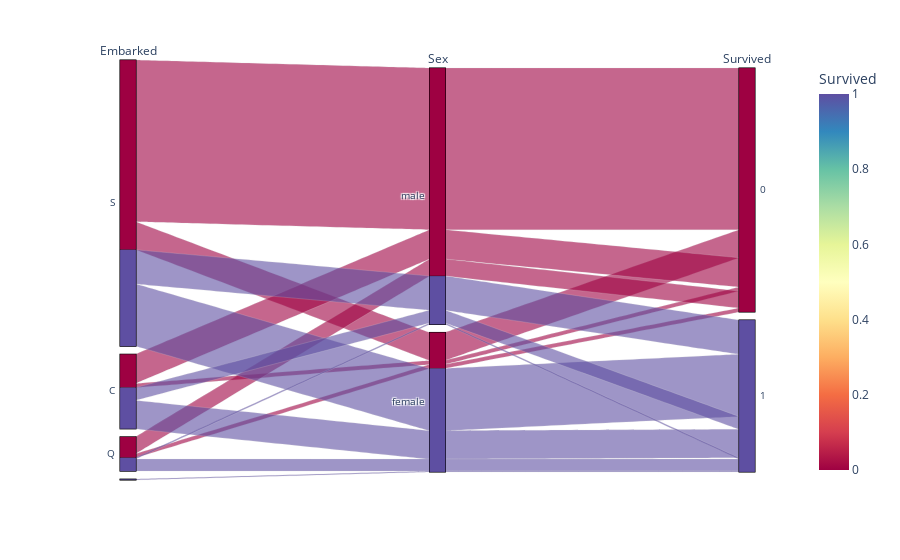

Write notebook code for a chart like this one.
### Code cell
px.parallel_categories(df, dimensions=['Embarked', 'Sex', 'Survived'], color="Survived", color_continuous_scale=px.colors.diverging.Spectral)

### Figure 1 — Plotly figure (JSON) as saved in the notebook; plotly's stock layout.template omitted (floating-point values rounded to 4 significant figures; data arrays with more than 128 entries replaced by an {"elided": "..."} marker saying what was removed)
{"data": [{"dimensions": [{"label": "Embarked", "values": {"elided": "891 str values"}}, {"label": "Sex", "values": {"elided": "891 str values"}}, {"label": "Survived", "values": {"elided": "891 int values"}}], "domain": {"x": [0, 1], "y": [0, 1]}, "line": {"color": {"elided": "891 int values"}, "coloraxis": "coloraxis"}, "name": "", "type": "parcats"}], "layout": {"coloraxis": {"colorbar": {"title": {"text": "Survived"}}, "colorscale": [[0, "rgb(158,1,66)"], [0.1, "rgb(213,62,79)"], [0.2, "rgb(244,109,67)"], [0.3, "rgb(253,174,97)"], [0.4, "rgb(254,224,139)"], [0.5, "rgb(255,255,191)"], [0.6, "rgb(230,245,152)"], [0.7, "rgb(171,221,164)"], [0.8, "rgb(102,194,165)"], [0.9, "rgb(50,136,189)"], [1, "rgb(94,79,162)"]]}, "legend": {"tracegroupgap": 0}, "margin": {"t": 60}}}
